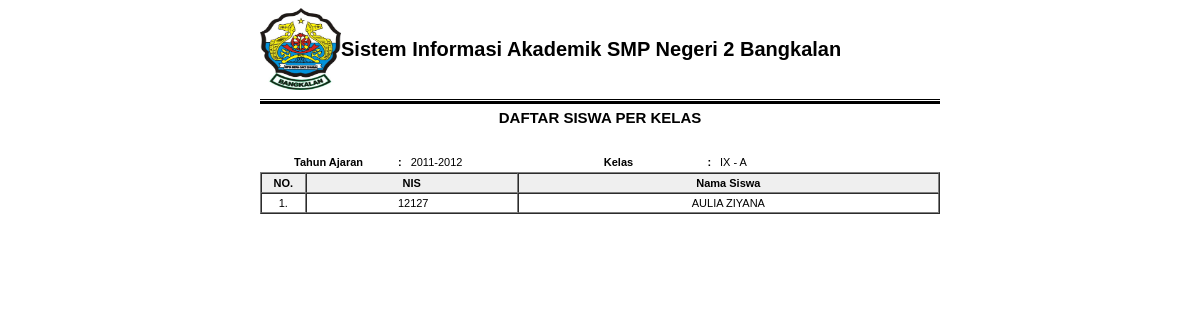
Page /admin/lap_kelas.php?tahun_ajaran=2011-2012&kelas_id=22 on the committed database.
### tables this page shows
CREATE TABLE IF NOT EXISTS `profil` (
  `ID` int(5) NOT NULL AUTO_INCREMENT,
  `NAMA` varchar(50) DEFAULT NULL,
  `STATUS` varchar(15) DEFAULT NULL,
  `NSS` varchar(15) DEFAULT NULL,
  `NDS` varchar(15) DEFAULT NULL,
  `ALAMAT` varchar(100) DEFAULT NULL,
  `KECAMATAN` varchar(20) DEFAULT NULL,
  `KABUPATEN` varchar(20) DEFAULT NULL,
  `PROPINSI` varchar(20) DEFAULT NULL,
  `VISI` text NOT NULL,
  `MISI` text NOT NULL,
  `EMAIL` varchar(200) NOT NULL,
  `WEBSITE` varchar(200) NOT NULL,
  `ABOUT` text NOT NULL,
  PRIMARY KEY (`ID`)
);

CREATE TABLE IF NOT EXISTS `kelas` (
  `ID` int(5) NOT NULL AUTO_INCREMENT,
  `RUANG` varchar(50) DEFAULT NULL,
  `AKTIF` varchar(1) DEFAULT NULL,
  PRIMARY KEY (`ID`)
);

CREATE TABLE IF NOT EXISTS `siswa` (
  `NIS` varchar(15) NOT NULL,
  `NAMA_LENGKAP` varchar(50) DEFAULT NULL,
  `NAMA_PANGGILAN` varchar(15) DEFAULT NULL,
  `ALAMAT` varchar(100) DEFAULT NULL,
  `TELP_RUMAH` varchar(15) DEFAULT NULL,
  `TELP_HP` varchar(15) DEFAULT NULL,
  `TEMPAT_LAHIR` varchar(20) DEFAULT NULL,
  `TGL_LAHIR` date DEFAULT NULL,
  `SEX` char(1) DEFAULT NULL,
  `AGAMA` varchar(20) DEFAULT NULL,
  `ANAK_KE` smallint(6) DEFAULT NULL,
  `STATUS` varchar(20) DEFAULT NULL,
  `JENIS_IJAZAH` varchar(15) DEFAULT NULL,
  `TAHUN_IJAZAH` varchar(4) DEFAULT NULL,
  `NOMOR_IJAZAH` varchar(15) DEFAULT NULL,
  `NAMA_AYAH` varchar(50) DEFAULT NULL,
  `PEKERJAAN_AYAH` varchar(30) DEFAULT NULL,
  `ALAMAT_AYAH` varchar(100) DEFAULT NULL,
  `TELP_RUMAH_AYAH` varchar(15) DEFAULT NULL,
  `TELP_HP_AYAH` varchar(15) DEFAULT NULL,
  `NAMA_IBU` varchar(50) DEFAULT NULL,
  `PEKERJAAN_IBU` varchar(30) DEFAULT NULL,
  `ALAMAT_IBU` varchar(100) DEFAULT NULL,
  `TELP_RUMAH_IBU` varchar(15) DEFAULT NULL,
  `TELP_HP_IBU` varchar(15) DEFAULT NULL,
  `NAMA_WALI` varchar(50) DEFAULT NULL,
  `PEKERJAAN_WALI` varchar(30) DEFAULT NULL,
  `ALAMAT_WALI` varchar(100) DEFAULT NULL,
  `TELP_RUMAH_WALI` varchar(15) DEFAULT NULL,
  `TELP_HP_WALI` varchar(15) DEFAULT NULL,
  `CATATAN_LAIN` text,
  `FOTO` varchar(50) DEFAULT NULL,
  `AKTIF` varchar(1) DEFAULT NULL,
  PRIMARY KEY (`NIS`)
);

### admin/lap_kelas.php (the view, shortened to what this page needs)
<?php
$kelas_id=$_REQUEST['kelas_id'];
$tahun_ajaran=$_REQUEST['tahun_ajaran'];
?>
<html>
    <head>
        <link rel="stylesheet" href="../global/style.css" type="text/css">
    </head>
    <body>
        <?php
        include "header_rpt_2.php";
        $strsql = "SELECT nilai.ID, siswa.NIS, siswa.NAMA_LENGKAP, kelas.RUANG
FROM kelas INNER JOIN (siswa INNER JOIN nilai ON siswa.NIS = nilai.NIS) ON kelas.ID = nilai.ID_KELAS
where nilai.TAHUN_AJARAN='$tahun_ajaran' AND kelas.ID='$kelas_id'
order by siswa.NIS";
        $hasil=mysql_query($strsql);
        $row=mysql_fetch_array($hasil);
        ?>
        <table width="620" border="0" align="center" cellpadding="2" cellspacing="2">
            <tr>
                <td colspan="6" class="master_title" align="center">DAFTAR SISWA PER KELAS</td>
            </tr>
            <tr>
                <td>&nbsp;</td>
            </tr>
            <tr>
                <td width="100" class="tdtitle2">Tahun Ajaran</td>
                <td width="10" class="tdtitle2" align="center">:</td>
                <td width="200" class="text"><?php echo $tahun_ajaran; ?></td>
                <td width="100" class="tdtitle2">Kelas</td>
                <td width="10" class="tdtitle2" align="center">:</td>
                <td width="200" class="text"><?php echo $row[RUANG]; ?></td>
            </tr>
        </table>
        <table border="1" cellspacing="0" cellpadding="0" width="680" align="center">
            <tr bgcolor="#EFEFEF" class="tdtitle">
                <td width="30" height="20" rowspan="1" align="center" bgcolor="#EFEFEF">NO.</td>
                <td width="150" height="20" rowspan="1" align="center">NIS</td>
                <td width="300" height="20" rowspan="1" align="center" bgcolor="#EFEFEF">Nama Siswa</td>
            </tr>
            <?php
            $hasil_nilai=mysql_query($strsql);
            while($row_nilai=mysql_fetch_array($hasil_nilai)) {
                $NO++;
                ?>
            <tr class="text">
                <td width="30" height="20" rowspan="1" align="center"><?php echo $NO."."; ?></td>
                <td width="30" height="20" rowspan="1" align="center" bgcolor="<?php echo $warna; ?>">&nbsp;<?php echo $row_nilai[NIS]; ?></td>
                <td width="30" height="20" rowspan="1" align="center"><?php echo $row_nilai[NAMA_LENGKAP]; ?></td>
            </tr>
    <?php
            }
            ?>
        </table>
    </body>
</html>

### admin/header_rpt_2.php (shortened to what this page needs)
<?php
$strsql = "select ID,NAMA,STATUS,NSS,NDS,ALAMAT,KECAMATAN,KABUPATEN,PROPINSI from profil";
$hasil = mysql_query($strsql);
$row = mysql_fetch_array($hasil);
?>
<html>
<link rel="stylesheet" href="../global/style.css" type="text/css">
<body>
<center>
<table width="680" border="0" cellspacing="0" cellpadding="0">
  <tr>
    <td width="64" height="23"><div align="center"><img src="../bootstrap/img/Logo bangkalan.JPG" width="81" height="82"></div></td>
    <td width="616" class="title_rpt">Sistem Informasi Akademik <?php echo $row['NAMA']; ?></td>
  </tr>
  <tr>
    <td colspan="2" height="10" valign="bottom"><img src="images/garis.jpg" width="680" height="1"></td>
  </tr>
  <tr>
    <td colspan="2" height="5" valign="middle"><img src="../admin/images/garis.jpg" width="680" height="3"></td>
  </tr>
</table>
</center>
</body>
</html>

### global/style.css (style rules this page uses)
.tdtitle { font-family:arial; font-size: 11px; color: #000000; font-weight:bold; }
.tdtitle2 { font-family:arial; font-size: 11px; color: #000000; font-weight:bold; }
.text { font-family:arial; font-size: 11px; color: #000000; }
.master_title { font-family:arial; font-size: 15px; color: #000000; font-weight:bold; }
.title_rpt { font-family:arial; font-size: 20px; color: #000000; font-weight:bold; }

### rows in the picture
profil: NAMA "SMP Negeri 2 Bangkalan"
kelas: RUANG "IX - A", siswa.NIS "12127", siswa.NAMA_LENGKAP "AULIA ZIYANA"

### other values in the picture
$tahun_ajaran "2011-2012"
